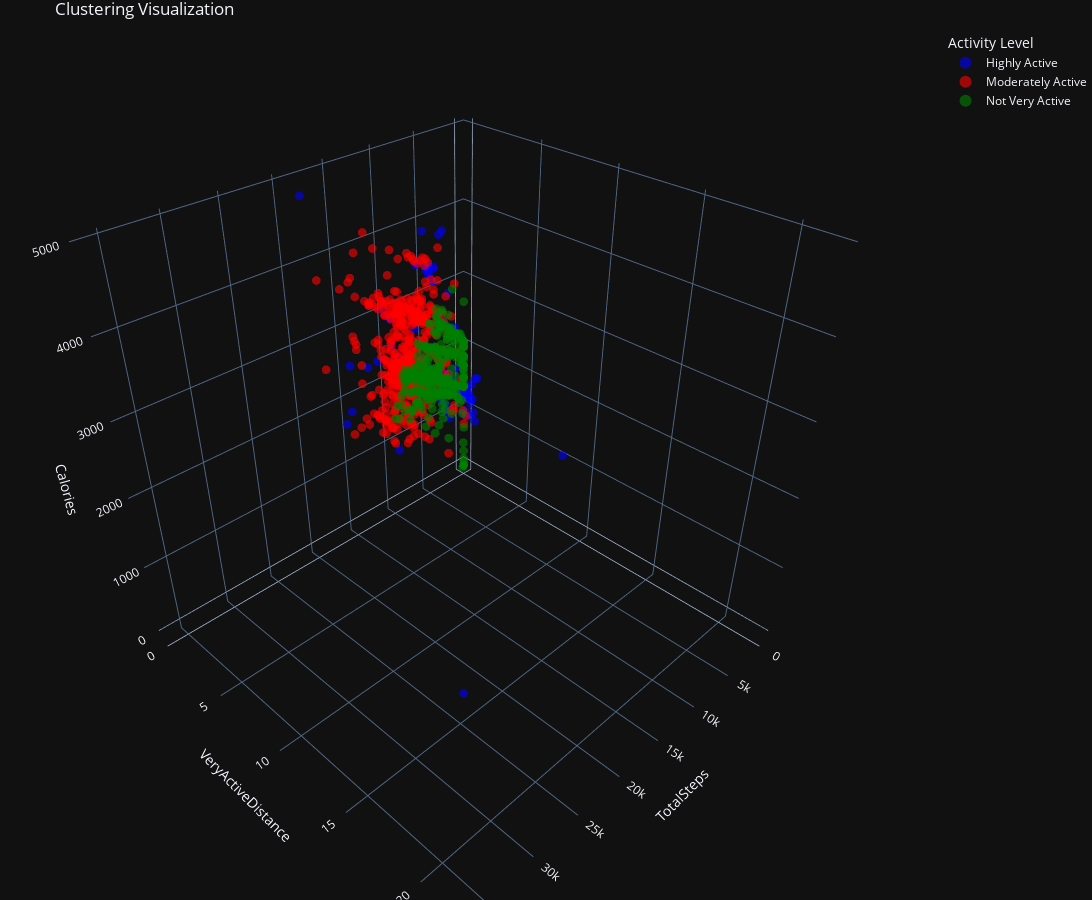

Notebook cell for this chart:
### Markdown cell above
### Fitness Clustering Analysis

In this initial fitness clustering analysis, the features "TotalSteps," "VeryActiveDistance," and "Calories" were used to evaluate Fitbit users' general fitness and activity levels. While these features offer valuable insights into physical activity and calorie expenditure, the "Calories" feature may introduce bias into the clustering results.

Calorie consumption is influenced by factors such as metabolic rate, body size, and gender, which can cause users with differing characteristics to be assigned to different clusters. To mitigate this bias and achieve more accurate fitness clustering, additional data will be incorporated, including user-specific information like age, weight, and gender. These variables will enable the normalization of calorie data based on individual characteristics, providing a more accurate assessment of fitness levels.

This analysis is ongoing, and the methodology will be refined further. While the limitations of using the "Calories" feature are recognized, it remains significant in capturing overall physical activity and serves as a useful starting point.

### Code cell
# Define the order of the categories
category_order = ["Highly Active", "Moderately Active", "Not Very Active"]

# Create the 3D scatter plot
fig = px.scatter_3d(
    df_daily_activity_merged,
    x="TotalSteps",
    y="VeryActiveDistance",
    z="Calories",
    color="ActivityLevel",
    template="plotly_dark",
    color_discrete_sequence=["blue", "red", "green"],
    category_orders={"ActivityLevel": category_order}
)

# Remove the white circles around data points
fig.update_traces(marker=dict(size=3, opacity=0.6, line=dict(width=0)))

fig.update_layout(
    scene=dict(
        xaxis_title="TotalSteps",
        yaxis_title="VeryActiveDistance",
        zaxis_title="Calories",
    ),
    scene_aspectmode="cube",
    title="Clustering Visualization",
    legend=dict(
        title="Activity Level",
        itemsizing="constant",
    ),
    width=800,
    height=600,
    margin=dict(l=0, r=0, b=0, t=30),
)

# Increase the resolution for PNG download
fig.update_layout(autosize=False, width=1200, height=900)

# Show the plot
fig.show()

### Figure 1 — Plotly figure (JSON) as saved in the notebook; plotly's stock layout.template omitted (floating-point values rounded to 4 significant figures; data arrays with more than 128 entries replaced by an {"elided": "..."} marker saying what was removed)
{"data": [{"hovertemplate": "ActivityLevel=Highly Active<br>TotalSteps=%{x}<br>VeryActiveDistance=%{y}<br>Calories=%{z}<extra></extra>", "legendgroup": "Highly Active", "marker": {"color": "blue", "line": {"width": 0}, "opacity": 0.6, "size": 3, "symbol": "circle"}, "mode": "markers", "name": "Highly Active", "scene": "scene", "showlegend": true, "type": "scatter3d", "x": [18134, 36019, 15300, 22244, 13236, 22770, 17298, 12087, 14269, 12231, 9893, 12574, 15764, 12363, 13368, 11045, 19542, 20031, 15566, 18229, 20067, 14365, 14433, 18060, 16433, 20159, 20669, 14549, 18827, 17076, 15929, 15108, 16057, 22359, 22988, 20500, 12685, 12422, 15447, 12315, 15484, 14581, 14990, 13953, 19769, 22026, 12465, 14810, 12209, 12386, 13318, 14461, 11207, 13630, 13070, 15148, 12200, 12405, 16208, 11419, 12474, 15168, 23186, 15337, 21129, 29326, 18785, 19948, 19377, 18258, 16674, 23629, 14890, 27745, 18193, 14055, 21727, 20226, 21420], "y": [6.4, 21.92, 4.1, 5.45, 4.5, 9.45, 9.89, 3.92, 6.64, 5.98, 4.86, 7.02, 7.65, 5.83, 5.31, 4.52, 0.98, 4.2, 4.79, 4.31, 4.31, 7.64, 7.11, 11.64, 10.43, 12.34, 13.26, 9.36, 9.24, 9.08, 9.22, 9.58, 9.67, 12.54, 13.13, 11.37, 6.31, 6.46, 9.67, 6.17, 8.39, 8.82, 8.85, 9.1, 12.44, 13.4, 6.12, 9.09, 6.08, 4.96, 5.62, 4.91, 5.37, 5.05, 5.3, 6.9, 4.91, 5.05, 7.51, 6.03, 6.6, 3.9, 12.22, 3.55, 10.55, 13.24, 12.15, 11.02, 12.29, 10.23, 11.01, 13.07, 4.93, 21.66, 10.42, 5.46, 12.79, 11.1, 13.22], "z": [2159, 2690, 3493, 2670, 3306, 4022, 3934, 4005, 4274, 4552, 3625, 3501, 4392, 4501, 4546, 3795, 4900, 2571, 3096, 3055, 3180, 2997, 2800, 3186, 3140, 3411, 3410, 2867, 3213, 3133, 3114, 3043, 3103, 3554, 3577, 3403, 2846, 2852, 3062, 2794, 3023, 2918, 2950, 2859, 3331, 3589, 2765, 2926, 2809, 4079, 4163, 3666, 3363, 4157, 4092, 4236, 4044, 4005, 3763, 3369, 3142, 3513, 3921, 3566, 3793, 4547, 3676, 3679, 3659, 3427, 3455, 3808, 3060, 4398, 3477, 3052, 4015, 3710, 3832]}, {"hovertemplate": "ActivityLevel=Moderately Active<br>TotalSteps=%{x}<br>VeryActiveDistance=%{y}<br>Calories=%{z}<extra></extra>", "legendgroup": "Moderately Active", "marker": {"color": "red", "line": {"width": 0}, "opacity": 0.6, "size": 3, "symbol": "circle"}, "mode": "markers", "name": "Moderately Active", "scene": "scene", "showlegend": true, "type": "scatter3d", "x": {"elided": "446 int values"}, "y": {"elided": "446 float values"}, "z": {"elided": "446 int values"}}, {"hovertemplate": "ActivityLevel=Not Very Active<br>TotalSteps=%{x}<br>VeryActiveDistance=%{y}<br>Calories=%{z}<extra></extra>", "legendgroup": "Not Very Active", "marker": {"color": "green", "line": {"width": 0}, "opacity": 0.6, "size": 3, "symbol": "circle"}, "mode": "markers", "name": "Not Very Active", "scene": "scene", "showlegend": true, "type": "scatter3d", "x": {"elided": "415 int values"}, "y": {"elided": "415 float values"}, "z": {"elided": "415 int values"}}], "layout": {"autosize": false, "height": 900, "legend": {"itemsizing": "constant", "title": {"text": "Activity Level"}, "tracegroupgap": 0}, "margin": {"b": 0, "l": 0, "r": 0, "t": 30}, "scene": {"aspectmode": "cube", "domain": {"x": [0, 1], "y": [0, 1]}, "xaxis": {"title": {"text": "TotalSteps"}}, "yaxis": {"title": {"text": "VeryActiveDistance"}}, "zaxis": {"title": {"text": "Calories"}}}, "title": {"text": "Clustering Visualization"}, "width": 1200}}
